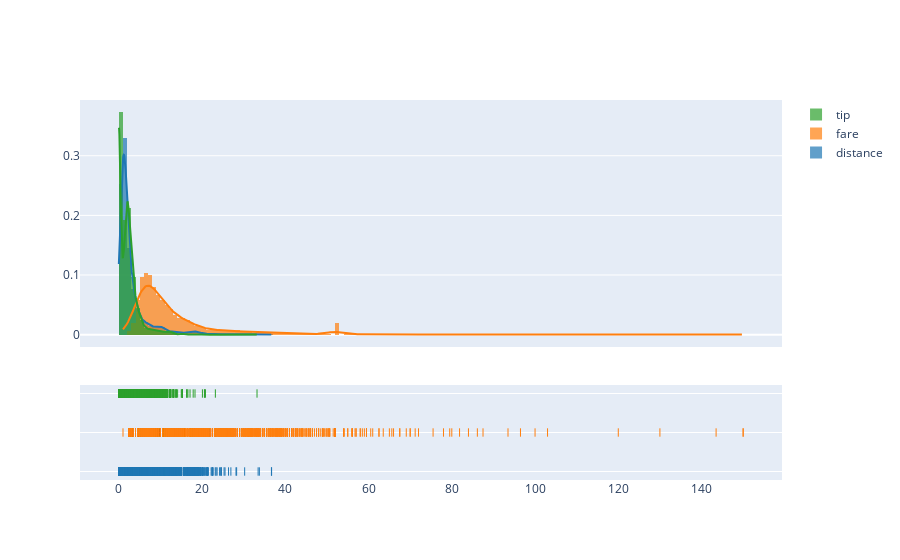

Write notebook code for a chart like this one.
### Markdown cell above
## Visualizing data after Scaling from Sklearn

### Code cell
# before Scaling
fig = ff.create_distplot([df['distance'],df['fare'],df['tip']],group_labels=['distance','fare','tip'])
fig
# here my data is between 0 - 140

### Figure 1 — Plotly figure (JSON) as saved in the notebook; plotly's stock layout.template omitted (floating-point values rounded to 4 significant figures; data arrays with more than 128 entries replaced by an {"elided": "..."} marker saying what was removed)
{"data": [{"autobinx": false, "histnorm": "probability density", "legendgroup": "distance", "marker": {"color": "rgb(31, 119, 180)"}, "name": "distance", "opacity": 0.7, "type": "histogram", "x": {"elided": "6433 float values"}, "xaxis": "x", "xbins": {"end": 36.7, "size": 1, "start": 0}, "yaxis": "y"}, {"autobinx": false, "histnorm": "probability density", "legendgroup": "fare", "marker": {"color": "rgb(255, 127, 14)"}, "name": "fare", "opacity": 0.7, "type": "histogram", "x": {"elided": "6433 float values"}, "xaxis": "x", "xbins": {"end": 150, "size": 1, "start": 1}, "yaxis": "y"}, {"autobinx": false, "histnorm": "probability density", "legendgroup": "tip", "marker": {"color": "rgb(44, 160, 44)"}, "name": "tip", "opacity": 0.7, "type": "histogram", "x": {"elided": "6433 float values"}, "xaxis": "x", "xbins": {"end": 33.2, "size": 1, "start": 0}, "yaxis": "y"}, {"legendgroup": "distance", "marker": {"color": "rgb(31, 119, 180)"}, "mode": "lines", "name": "distance", "showlegend": false, "type": "scatter", "x": {"elided": "500 float values"}, "xaxis": "x", "y": {"elided": "500 float values"}, "yaxis": "y"}, {"legendgroup": "fare", "marker": {"color": "rgb(255, 127, 14)"}, "mode": "lines", "name": "fare", "showlegend": false, "type": "scatter", "x": {"elided": "500 float values"}, "xaxis": "x", "y": {"elided": "500 float values"}, "yaxis": "y"}, {"legendgroup": "tip", "marker": {"color": "rgb(44, 160, 44)"}, "mode": "lines", "name": "tip", "showlegend": false, "type": "scatter", "x": {"elided": "500 float values"}, "xaxis": "x", "y": {"elided": "500 float values"}, "yaxis": "y"}, {"legendgroup": "distance", "marker": {"color": "rgb(31, 119, 180)", "symbol": "line-ns-open"}, "mode": "markers", "name": "distance", "showlegend": false, "type": "scatter", "x": {"elided": "6433 float values"}, "xaxis": "x", "y": {"elided": "6433 str values"}, "yaxis": "y2"}, {"legendgroup": "fare", "marker": {"color": "rgb(255, 127, 14)", "symbol": "line-ns-open"}, "mode": "markers", "name": "fare", "showlegend": false, "type": "scatter", "x": {"elided": "6433 float values"}, "xaxis": "x", "y": {"elided": "6433 str values"}, "yaxis": "y2"}, {"legendgroup": "tip", "marker": {"color": "rgb(44, 160, 44)", "symbol": "line-ns-open"}, "mode": "markers", "name": "tip", "showlegend": false, "type": "scatter", "x": {"elided": "6433 float values"}, "xaxis": "x", "y": {"elided": "6433 str values"}, "yaxis": "y2"}], "layout": {"barmode": "overlay", "hovermode": "closest", "legend": {"traceorder": "reversed"}, "xaxis": {"anchor": "y2", "domain": [0, 1], "zeroline": false}, "yaxis": {"anchor": "free", "domain": [0.35, 1], "position": 0}, "yaxis2": {"anchor": "x", "domain": [0, 0.25], "dtick": 1, "showticklabels": false}}}
